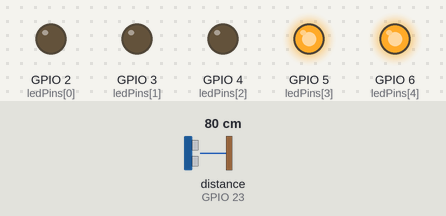
Bench run of a program on a simulated Raspberry Pi (BCM pin numbers). Parts: output pins drawn as LEDs (lit = HIGH). The test bench sets the inputs (shaded band); at power-on: distance to the obstacle (sensor on GPIO 23) 80 cm. The clock reads 2024-03-15 10:24:30 at power-on unless the program sets it; what the program prints to the terminal is not drawn.

Above: at 1.2 s.
1.3 s: distance to the obstacle (sensor on GPIO 23) set to 64 cm
2.8 s: distance to the obstacle (sensor on GPIO 23) set to 57 cm
At 3.5 s:
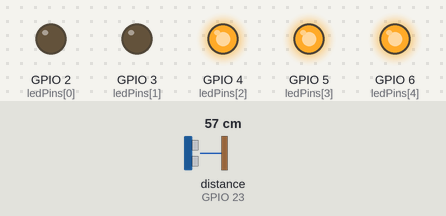
4.5 s: distance to the obstacle (sensor on GPIO 23) set to 44 cm
6.0 s: distance to the obstacle (sensor on GPIO 23) set to 37 cm
At 7.4 s:
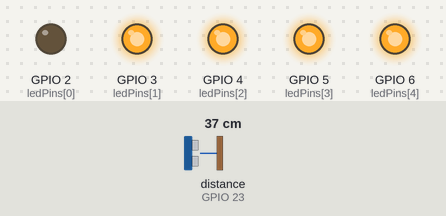
7.7 s: distance to the obstacle (sensor on GPIO 23) set to 22 cm
9.2 s: distance to the obstacle (sensor on GPIO 23) set to 19 cm
At 10.3 s:
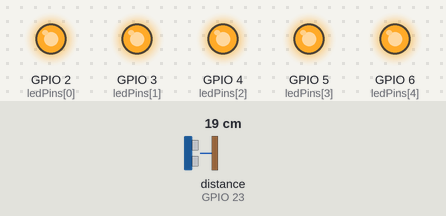
Timing chart, 0 to 11.9 s (numbered marks = the images above; inputs shaded):
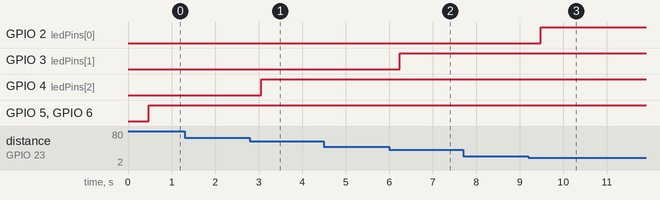

Measured:
- the behaviour switches between 61 and 60 cm on distance to the obstacle (sensor on GPIO 23) (found by bisection; images 0 and 1)
- the behaviour switches between 41 and 40 cm on distance to the obstacle (sensor on GPIO 23) (found by bisection; images 1 and 2)
- the behaviour switches between 21 and 20 cm on distance to the obstacle (sensor on GPIO 23) (found by bisection; images 2 and 3)
- after the input at 2.8 s, GPIO 4 (ledPins[2]): LOW → HIGH after 0.27 s
- after the input at 6.0 s, GPIO 3 (ledPins[1]): LOW → HIGH after 0.25 s
- after the input at 9.2 s, GPIO 2 (ledPins[0]): LOW → HIGH after 0.29 s

The program:

afstandssensor_met_ledjes.py
```python
from gpiozero import DistanceSensor, LED
from time import time

ledPins = [2,3,4,5,6]
ledArray = []
for nummer in range(5):
    ledArray.append(LED(ledPins[nummer]))

sensor = DistanceSensor(23,24)

activatieOp = [0.2, 0.4, 0.6, 0.8, 0.99]

while True:
    currentTime = time()
    sensorReading = sensor.distance

    for index, afstand in enumerate(activatieOp):
        if sensorReading > afstand:
            ledArray[index].off()
        else:
            ledArray[index].on()
    print(f"afstand tot object is {sensor.distance}m")
```
